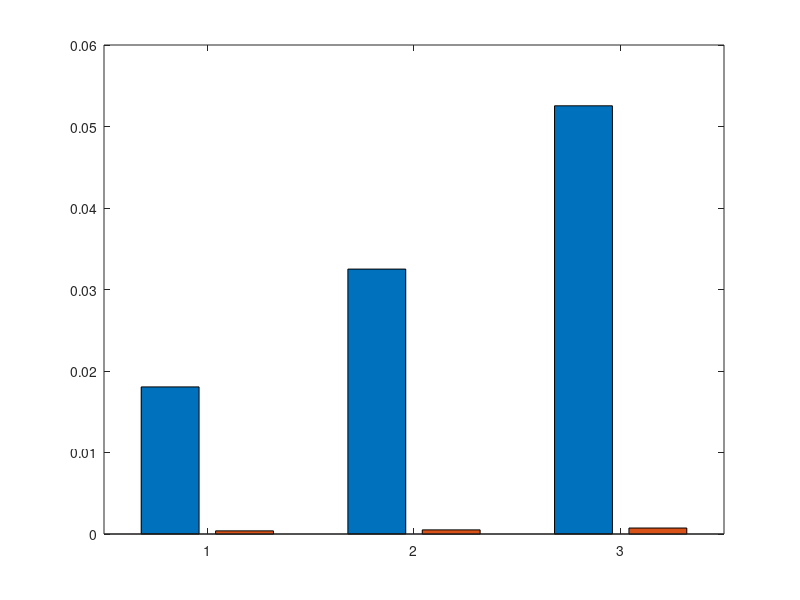

The MATLAB script that drew this image: (Note: this script raises an error after producing the figure.)
% Provided means and confidence intervals


y16= [0.018123218283639622, 0.000375463123885192; 0.035068254895729595, 0.0005498182655561089; 0.05121565294265747, 0.0006817164421081543];
err16 = [0.00019091520062789046, 1.1100956326873744e-05; 0.00036138605269717686, 1.4430545170802681e-05; 0.00020389705015509866, 1.2048862076354423e-05];
y24=[0.020407842606613318, 0.000400292504694044; 0.03649234389034167, 0.0005720365870247684; 0.05438740921020508, 0.0007446937561035157];
err24 = [0.0002387500213516016, 1.0705173670855446e-05; 0.00042877530470019693, 1.1424137042947419e-05; 0.00028045868017542697, 1.2306485884666598e-05];

y=[0.018048154592514038, 0.00038605642318725587; 0.032503641843795776, 0.0005062334537506104; 0.05254147290269991, 0.0007325698589456493];
err=[0.0001644009999808625, 1.614374960700189e-05; 0.00023708223073276412, 1.1698758463230092e-05; 0.0003060629932860832, 2.1458020649830675e-05];

% Categories
categories = {'Sign', 'Verify'};
sessions = {'1024', '2048', '3072'};
% Custom colors for bars
barColors = [0.4 0.4 0.4; 0.8 0.8 0.8];
% Plot
fig = figure(1); clf; 
hb = bar(y); % get the bar handles
hold on;
% Set custom colors for bars
for k = 1:size(y, 2)
    hb(k).FaceColor = barColors(k, :);
end
% Aligning error bars to individual bar within groups
groupwidth = min(0.8, 2/(2+1.5));
for k = 1:size(y, 2)
    xpos = (1:size(y, 1)) - groupwidth/2 + (2*k-1) * groupwidth / (2*size(y, 2));
    errorbar(xpos, y(:, k), err(:, k), 'LineStyle', 'none', 'Color', 'k', 'LineWidth', 1);
end
grid on;
% Set Axis properties
set(gca, 'xticklabel', sessions);
ylim([0, max(y(:)) + 0.02]);  % Adjust ylim based on your data
ylabel('Time [s]');
xlabel('Key Size [bits]');

% Add legend and customize as needed
legend(categories, 'Location', 'bestoutside');
set(gca, 'Fontsize', 25);

% Save the figure as a PDF with legend outside the plot
set(gcf, 'PaperUnits', 'inches', 'PaperPosition', [0 0 8 6]); % Adjust size if needed
print(fig, '-bestfit', 'bp7_transmitter','-dpdf');


